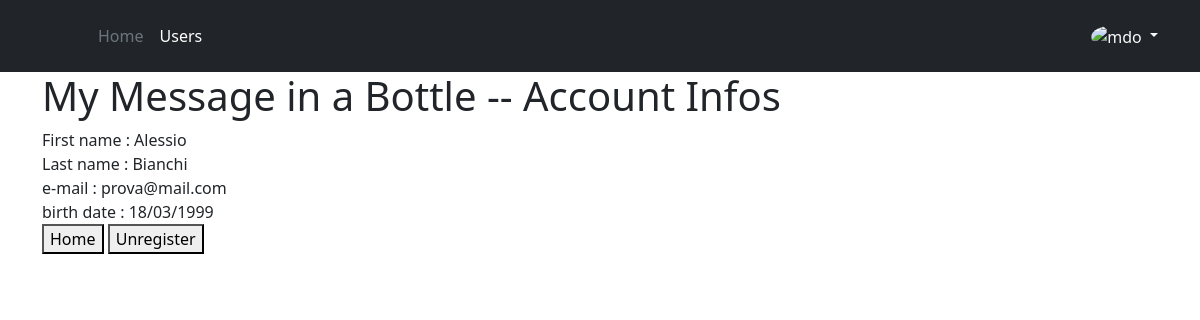
Page /account_info (signed in) on the committed database.
### monolith/database.py (models this page shows, shortened)
class User(db.Model):
    __tablename__ = 'user'
    id = db.Column(db.Integer, primary_key=True, autoincrement=True)
    email = db.Column(db.Unicode(128), unique=True, nullable=False)
    firstname = db.Column(db.Unicode(128))
    lastname = db.Column(db.Unicode(128))
    password = db.Column(db.Unicode(128))
    date_of_birth = db.Column(db.Date)
    is_active = db.Column(db.Boolean, default=True)
    is_admin = db.Column(db.Boolean, default=False)
    is_anonymous = False
    has_picture = db.Column(db.Boolean, default=False)  # has the user a personal profile picture
    '''
    TODO 2nd priority stuffs
    lottery_points = db.Column(db.integer, default=0)
    content_filter_enabled = db.Column(db.Boolean, default=False)
    '''
    sent_messages = db.relationship('Message', backref='sender', lazy=True)
    received_messages = db.relationship('Message_Recipient', backref='recipient', lazy=True)
    reported_messages = db.relationship('Report', backref='reporter', lazy=True)
    @property
    def is_authenticated(self):
        return self._authenticated

### monolith/views/home.py (the view)
@home.route('/account_info')
def account_info():
    if current_user is not None and hasattr(current_user, 'id'):
        return render_template("account_info.html")
    else:
        return redirect("/login")

### monolith/auth.py (called while the page is built)
@login_manager.user_loader
def load_user(user_id):
    user = User.query.get(user_id)
    if user is not None:
        user._authenticated = True
    return user

### monolith/templates/account_info.html (shortened to what this page needs)
{% extends "layout.html" %}
{% block content %}
<h1>My Message in a Bottle -- Account Infos</h1>
{% if current_user.is_authenticated %}
First name : {{ current_user.firstname }} <br>
Last name : {{current_user.lastname}} <br>
e-mail : {{current_user.email}} <br>
birth date : {{current_user.date_of_birth.strftime('%d/%m/%Y')}} <br>
<button onclick="location.href = '/';" id="home_button" class="float-left submit-button">Home</button>
<button onclick="location.href = '/unregister';" id="unregister_button"
  class="float-left submit-button">Unregister</button>
{% else %}
<p>Hi Anonymous, what are you searching for???</p>
{% endif %}
{% endblock %}

### monolith/static/style/style.css (style rules this page uses)
html, body { height: 100%; }

### rows in the picture
User: firstname "Alessio", lastname "Bianchi", email "prova@mail.com", date_of_birth "18/03/1999"
